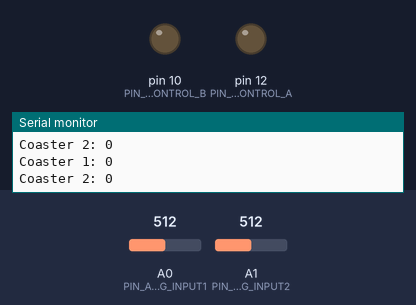
The sketch below on a simulated Arduino Uno, built with avr-gcc and run on an emulated ATmega328P. Parts: output pins drawn as LEDs (lit = HIGH), the last lines printed to the serial monitor. The inputs (shaded band) are chosen by the test bench; at power-on: A0 (PIN_ANALOG_INPUT1) = 512, A1 (PIN_ANALOG_INPUT2) = 512.

Above: at 1.8 s.
1.9 s: A0 (PIN_ANALOG_INPUT1) set to 485
At 2.4 s:
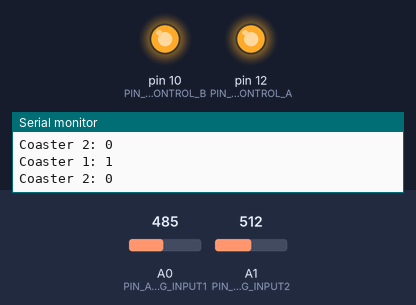
3.5 s: A0 (PIN_ANALOG_INPUT1) set to 510
At 5.1 s:
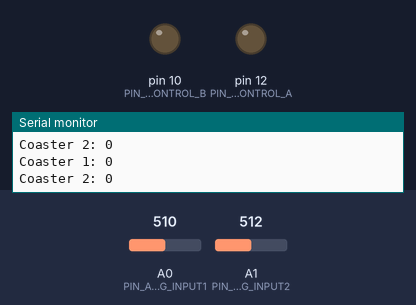
5.5 s: A0 (PIN_ANALOG_INPUT1) set to 490
At 6.7 s:
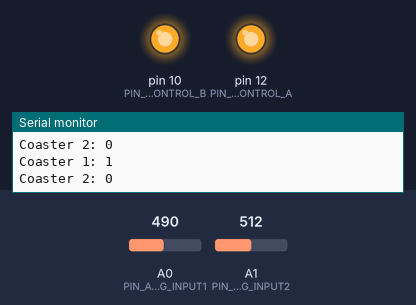
Timing chart, 0 to 8.5 s (numbered marks = the images above; inputs shaded):
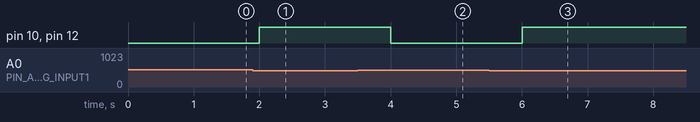

Measured:
- the behaviour switches between 501 and 500 on A0 (PIN_ANALOG_INPUT1) (found by bisection; images 0 and 1)
- after the input at 1.9 s, pin 10 (PIN_LDR1_CONTROL_B), pin 12 (PIN_LDR1_CONTROL_A): LOW → HIGH after 0.10 s
- after the input at 3.5 s, pin 10 (PIN_LDR1_CONTROL_B), pin 12 (PIN_LDR1_CONTROL_A): HIGH → LOW after 0.50 s
- after the input at 5.5 s, pin 10 (PIN_LDR1_CONTROL_B), pin 12 (PIN_LDR1_CONTROL_A): LOW → HIGH after 0.50 s

The sketch:

ldr.ino
```cpp
#include <Arduino.h>

#define PIN_LDR1_CONTROL_A 12
#define PIN_LDR1_CONTROL_B 10
#define PIN_ANALOG_INPUT1 A0

#define PIN_LDR2_CONTROL_A 9
#define PIN_LDR2_CONTROL_B 8
#define PIN_ANALOG_INPUT2 A1

#define LDR_THRESHOLD 500

bool getStateCoaster1();
bool getStateCoaster2();

void setup() {
  Serial.begin(9600);

  pinMode(PIN_LDR1_CONTROL_A, OUTPUT);
  pinMode(PIN_LDR1_CONTROL_B, OUTPUT);
  pinMode(PIN_ANALOG_INPUT1, INPUT);

  digitalWrite(PIN_LDR1_CONTROL_A, LOW);
  digitalWrite(PIN_LDR1_CONTROL_B, LOW);
}

void loop() {
  Serial.print("Coaster 1: ");
  Serial.println(getStateCoaster1());
  Serial.print("Coaster 2: ");
  Serial.println(getStateCoaster2());
  delay(1000);
}

bool getStateCoaster1() {
  digitalWrite(PIN_LDR1_CONTROL_A, LOW);
  digitalWrite(PIN_LDR1_CONTROL_B, LOW);
  if (analogRead(PIN_ANALOG_INPUT1) > LDR_THRESHOLD) {
    return false;
  }
  digitalWrite(PIN_LDR1_CONTROL_A, HIGH);
  digitalWrite(PIN_LDR1_CONTROL_B, LOW);
  if (analogRead(PIN_ANALOG_INPUT1) > LDR_THRESHOLD) {
    return false;
  }
  digitalWrite(PIN_LDR1_CONTROL_A, LOW);
  digitalWrite(PIN_LDR1_CONTROL_B, HIGH);
  if (analogRead(PIN_ANALOG_INPUT1) > LDR_THRESHOLD) {
    return false;
  }
  digitalWrite(PIN_LDR1_CONTROL_A, HIGH);
  digitalWrite(PIN_LDR1_CONTROL_B, HIGH);
  if (analogRead(PIN_ANALOG_INPUT1) > LDR_THRESHOLD) {
    return false;
  }
  return true;
}

bool getStateCoaster2() {
  digitalWrite(PIN_LDR2_CONTROL_A, LOW);
  digitalWrite(PIN_LDR2_CONTROL_B, LOW);
  if (analogRead(PIN_ANALOG_INPUT2) > LDR_THRESHOLD) {
    return false;
  }
  digitalWrite(PIN_LDR2_CONTROL_A, HIGH);
  digitalWrite(PIN_LDR2_CONTROL_B, LOW);
  if (analogRead(PIN_ANALOG_INPUT2) > LDR_THRESHOLD) {
    return false;
  }
  digitalWrite(PIN_LDR2_CONTROL_A, LOW);
  digitalWrite(PIN_LDR2_CONTROL_B, HIGH);
  if (analogRead(PIN_ANALOG_INPUT2) > LDR_THRESHOLD) {
    return false;
  }
  digitalWrite(PIN_LDR2_CONTROL_A, HIGH);
  digitalWrite(PIN_LDR2_CONTROL_B, HIGH);
  if (analogRead(PIN_ANALOG_INPUT2) > LDR_THRESHOLD) {
    return false;
  }
  return true;
}
```
